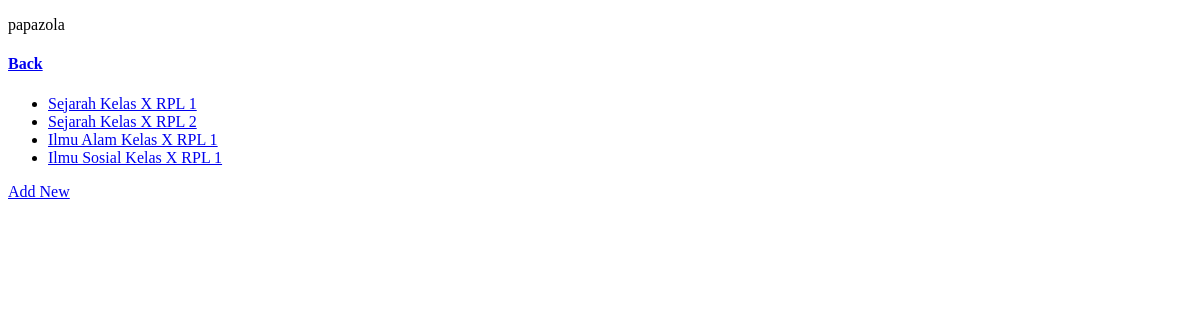
The page /my/ (signed in) on the database as committed earlier.
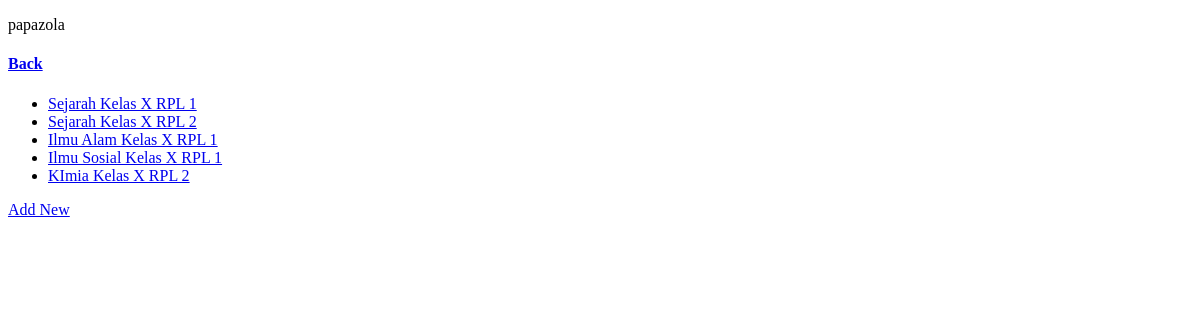
The same page on the database as committed later.
### main/models.py (models this page shows, shortened)
class CustomUser(AbstractUser):
    TYPE_CHOICES = (
        ('Std', 'Student'),
        ('Tcr', 'Teacher'),
        ('Adm', 'Admin'),
    )
    user_type = models.CharField(choices=TYPE_CHOICES,default='Std',max_length=3)

class Course(models.Model):
    name = models.CharField(max_length=255,null=True)
    teacher_id = models.ForeignKey(Teacher,on_delete=models.SET_NULL,null=True,blank=True)
    class_id = models.ForeignKey(Classroom,on_delete=models.SET_NULL,null=True,blank=True)
    date = models.DateField(auto_now_add=True)
    def __str__(self):
        return f'{self.name} Kelas {self.class_id.name}'

class Classroom(models.Model):
    name = models.CharField(max_length=155)
    description = models.CharField(max_length=255)

### main/views.py (the view)
# urls.py: path('my/',HomeView.as_view(),name='homey'),
class HomeView(LoginRequiredMixin,TemplateView):
    model = Classroom
    def get_context_data(self,*args,**kwargs):
        request = self.request
        context =  super().get_context_data(**kwargs)
        user = request.user
        tcr_or_not = None
        if user.is_authenticated:
            if user.user_type == 'Std':
                context.update(utils.Contex_tStd(user))
                tcr_or_not = False
            elif user.user_type == 'Adm':
                tcr_or_not = False
            else :
                context.update(utils.Context_Tcr(user))
                tcr_or_not = True
        context['tcr_or_not'] = tcr_or_not
        self.template_name = 'main/home.html'
        return context

### main/utils.py (called while the page is built)
def Context_Tcr(user):
    teacher = Teacher.objects.get(user=user)
    courses = Course.objects.filter(teacher_id=teacher)
    return {'courses':courses}

### templates/main/home.html (shortened to what this page needs)
<!DOCTYPE html>
<html lang="en">
<head>
</head>
<body>
    <p>{{user}}</p>
    <h4><a href="/">Back</a></h4>
    <ul>
    {% for course in courses %}
        <li><a href="{% url 'detail_course' course.id %}">{{course}}</a></li>
    {% endfor %}
    </ul>
    {% if tcr_or_not %}
        <a href="{% url 'add-course' %}">Add New</a>
    {% endif %}
</body>
</html>

Rows that differ between the two databases and show on the page:
added Course: name+class_id "KImia Kelas X RPL 2"
